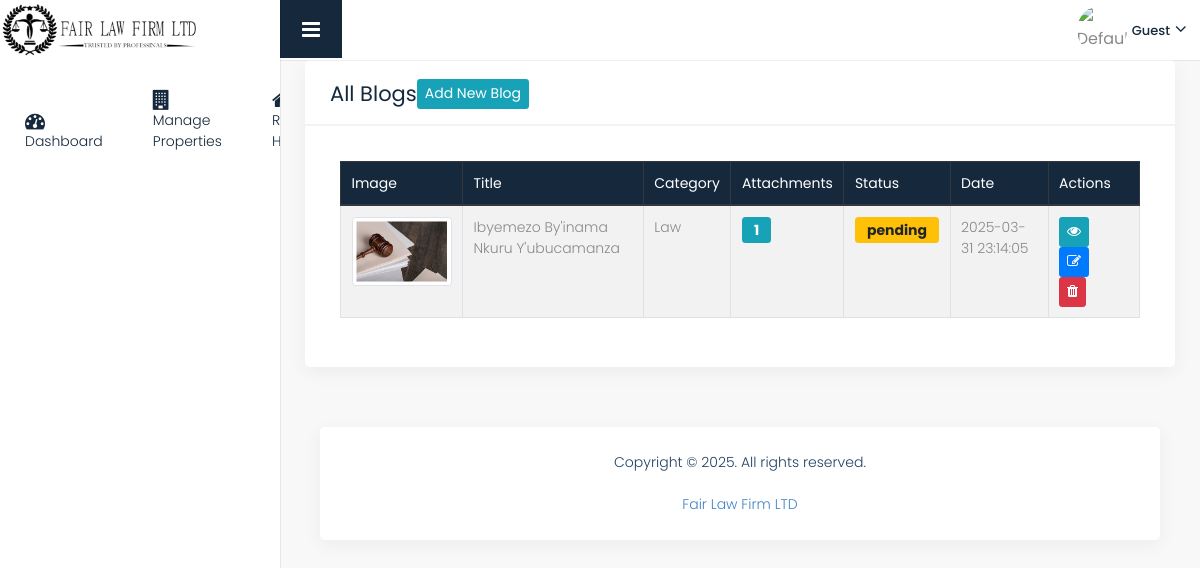
The page /data/display_blog.php (signed in) on the database its author committed.
### tables this page shows
CREATE TABLE `blog` (
  `id` int(11) NOT NULL,
  `image` varchar(250) NOT NULL,
  `title` varchar(200) NOT NULL,
  `description_blog` text NOT NULL,
  `blog_description_details` text NOT NULL,
  `date` timestamp NULL DEFAULT current_timestamp(),
  `category_blog` varchar(255) DEFAULT 'Uncategorized',
  `status` enum('active','pending') NOT NULL DEFAULT 'active'
);

### data/display_blog.php (the view, shortened to what this page needs)
<?php
require_once 'include/header.php';
require_once 'propertyMgt/config.php';
$query = "SELECT * FROM blog ORDER BY id DESC";
$stmt = $conn->prepare($query);
$stmt->execute();
$blogs = $stmt->fetchAll(PDO::FETCH_ASSOC);
?>
<!DOCTYPE html>
<html lang="en">
<head>
</head>
<body>
    <div class="row column1">
        <div class="col-md-12">
            <div class="white_shd full margin_bottom_30">
                <div class="full graph_head">
                    <div class="heading1 margin_0 d-flex justify-content-between align-items-center">
                        <h2>All Blogs</h2>
                        <a href="add_blog.php" class="btn btn-info btn-sm">Add New Blog</a>
                    </div>
                </div>
                <div class="full progress_bar_inner">
                    <div class="row">
                        <div class="col-md-12">
                            <div class="full padding_infor_info">
                                <div class="table-responsive">
                                    <table class="table table-striped table-bordered">
                                        <thead class="thead-dark">
                                            <tr>
                                                <th>Image</th>
                                                <th>Title</th>
                                                <th>Category</th>
                                                <th>Attachments</th>
                                                <th>Status</th>
                                                <th>Date</th>
                                                <th>Actions</th>
                                            </tr>
                                        </thead>
                                        <tbody>
                                            <?php if (count($blogs) > 0): ?>
                                                <?php foreach ($blogs as $row): ?>
                                                    <tr>
                                                        <td>
                                                            <img src="propertyMgt/blogImg/<?php echo htmlspecialchars($row['image']); ?>" alt="Blog Image" class="img-thumbnail" style="max-width: 100px;">
                                                        </td>
                                                        <td><?php echo htmlspecialchars($row['title']); ?></td>
                                                        <td><?php echo htmlspecialchars($row['category_blog']); ?></td>
                                                        <td>
                                                            <?php
                                                            $query = "SELECT COUNT(*) as count FROM blog_attachments WHERE blog_id = :blog_id";
                                                            $stmt = $conn->prepare($query);
                                                            $stmt->bindParam(':blog_id', $row['id'], PDO::PARAM_INT);
                                                            $stmt->execute();
                                                            $result = $stmt->fetch(PDO::FETCH_ASSOC);
                                                            echo $result['count'] > 0 ?
                                                                '<span class="badge badge-info">' . $result['count'] . '</span>' :
                                                                '<span class="badge badge-secondary">0</span>';
                                                            ?>
                                                        </td>
                                                        <td>
                                                            <span class="badge <?php echo ($row['status'] == 'active') ? 'badge-success' : 'badge-warning'; ?>">
                                                                <?php echo htmlspecialchars($row['status']); ?>
                                                            </span>
                                                        </td>
                                                        <td><?php echo htmlspecialchars($row['date']); ?></td>
                                                        <td class="action-btns">
                                                            <a href="view_blog.php?id=<?php echo $row['id']; ?>" class="btn btn-info btn-sm" title="View">
                                                                <i class="fa fa-eye"></i>
                                                            </a>
                                                            <a href="edit_blog.php?id=<?php echo $row['id']; ?>" class="btn btn-primary btn-sm" title="Edit">
                                                                <i class="fa fa-edit"></i>
                                                            </a>
                                                            <a href="display_blog.php?delete_id=<?php echo $row['id']; ?>" class="btn btn-danger btn-sm"
                                                               onclick="return confirm('Are you sure you want to delete this blog and all its attachments?')" title="Delete">
                                                                <i class="fa fa-trash"></i>
                                                            </a>
                                                        </td>
                                                    </tr>
                                                <?php endforeach; ?>
                                            <?php else: ?>
                                                <tr>
                                                    <td colspan="7" class="text-center">No blogs found</td>
                                                </tr>
                                            <?php endif; ?>
                                        </tbody>
                                    </table>
                                </div>
                            </div>
                        </div>
                    </div>
                </div>
            </div>
        </div>
    </div>
</body>
</html>
<?php require_once 'include/footer.php'; ?>

### data/style.css (style rules this page uses)
* { margin: 0; padding: 0; outline: none !important; }
html, body { color: #898989; font-size: 14px; font-family: 'Poppins', sans-serif; line-height: normal; font-weight: 300; overflow-x: hidden !important; }
a { color: #1f1f1f; text-decoration: none !important; outline: none !important; -webkit-transition: all .3s ease-in-out; -moz-transition: all .3s ease-in-out; -ms-transition: all .3s ease-in-out; -o-transition: all .3s ease-in-out; transition: all .3s ease-in-out; }
h1, h2, h3, h4, h5, h6 { letter-spacing: 0; font-weight: normal; position: relative; padding: 0; font-weight: normal; line-height: normal; color: #1f1f1f; margin: 0 }
a { color: #898989; text-decoration: none; outline: none; }
a, .btn { text-decoration: none !important; outline: none !important; -webkit-transition: all .3s ease-in-out; -moz-transition: all .3s ease-in-out; -ms-transition: all .3s ease-in-out; -o-transition: all .3s ease-in-out; transition: all .3s ease-in-out; }
.padding_infor_info { padding: 35px 35px; float: left; width: 100%; }
h2 { font-size: 30px; color: #000; line-height: 20px; font-weight: 700; position: relative; }
.full { width: 100%; float: left; }
.heading1 h2 { line-height: normal; font-size: 21px; font-weight: 400; margin: 0; padding-left: 0; color: #15283c; letter-spacing: 0px; }
.margin_0 { margin: 0 !important; }
i, span { display: inline-block; }
.graph_head { padding: 18px 25px 15px; float: left; width: 100%; border-bottom: solid #f3f3f3 2px; }
.heading1 { float: left; padding: 0 0 20px 0; width: 100%; margin-top: 50px; }
.graph_head .heading1 { float: left; padding: 0; width: auto; }
.margin_bottom_30 { margin-bottom: 30px; }
.white_shd { background: #fff; box-shadow: 0 5px 20px rgba(0, 0, 0, 0.05); border-radius: 5px; margin-top: 0; }
.btn { font-size: 14px; }
.table thead th { font-weight: 400; }

### data/display_blog.php (style rules this page uses)
.table .thead-dark th { color: #fff; background-color: #15283c; border-color: #32383e; }
.table-responsive { overflow-x: auto; }
.badge { font-size: 14px; padding: 6px 12px; }
.badge-warning { background-color: #ffc107; }
.badge-info { background-color: #17a2b8; }
.action-btns a { margin-right: 5px; }

### rows shown on the page
blog: image (picture), title "Ibyemezo By'inama Nkuru Y'ubucamanza", category_blog "Law", count "1", status "pending", date "2025-03-31 23:14:05"
